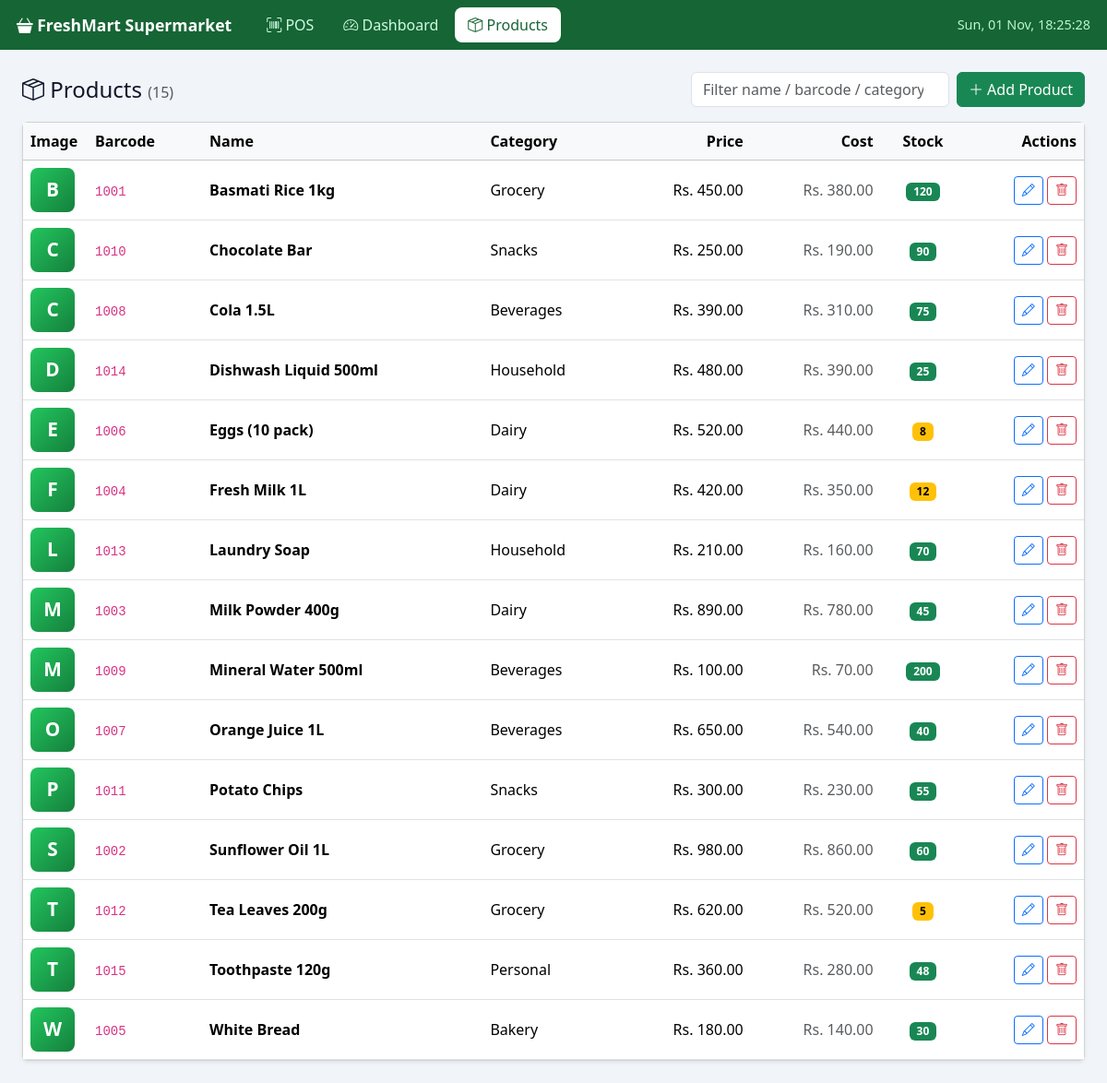
/products.php, run on the app's committed database.
### tables this page shows
CREATE TABLE products (
  id INT UNSIGNED AUTO_INCREMENT PRIMARY KEY,
  barcode VARCHAR(50) NOT NULL UNIQUE,
  name VARCHAR(150) NOT NULL,
  category VARCHAR(80) NOT NULL DEFAULT 'General',
  price DECIMAL(10,2) NOT NULL DEFAULT 0.00,
  cost DECIMAL(10,2) NOT NULL DEFAULT 0.00,
  qty INT NOT NULL DEFAULT 0,                
  low_stock_level INT NOT NULL DEFAULT 10,
  image VARCHAR(255) DEFAULT NULL,
  created_at TIMESTAMP DEFAULT CURRENT_TIMESTAMP,
  INDEX idx_name (name),
  INDEX idx_category (category)
);

### config.php (called while the page is built, shortened)
<?php
spl_autoload_register(function (string $class): void {
    $file = dirname(__DIR__) . '/classes/' . $class . '.php';
});
require_once __DIR__ . '/database.php';
function e($v): string
{
    return htmlspecialchars((string)$v, ENT_QUOTES, 'UTF-8');
}
function money($v): string
{
    return CURRENCY . ' ' . number_format((float)$v, 2);
}

### database.php (called while the page is built)
<?php
class Database
{
    private static ?PDO $pdo = null;
    public static function connect(): PDO
    {
        if (self::$pdo === null) {
            $dsn = 'mysql:host=' . DB_HOST . ';dbname=' . DB_NAME . ';charset=utf8mb4';
            self::$pdo = new PDO($dsn, DB_USER, DB_PASS, [
                PDO::ATTR_ERRMODE            => PDO::ERRMODE_EXCEPTION,
                PDO::ATTR_DEFAULT_FETCH_MODE => PDO::FETCH_ASSOC,
                PDO::ATTR_EMULATE_PREPARES   => false,
                PDO::MYSQL_ATTR_INIT_COMMAND => "SET NAMES utf8mb4, time_zone = '" . DB_TZ . "'",
            ]);
        }
        return self::$pdo;
    }
}

### Product.php (called while the page is built, shortened)
<?php
class Product
{
    private PDO $db;
    public function __construct()
    {
        $this->db = Database::connect();
    }
    public static function imageUrl(?string $file): ?string
    {
        return $file ? UPLOAD_URL . rawurlencode($file) : null;
    }
    public function all(): array
    {
        return $this->db->query('SELECT * FROM products ORDER BY name')->fetchAll();
    }
}

### products.php (the view, shortened to what this page needs)
<?php
require_once __DIR__ . '/config/config.php';
$model = new Product();
$products   = $model->all();
$active     = 'products';
include __DIR__ . '/includes/header.php';
?>
<main class="page container-fluid px-4 py-4">
    <div class="d-flex flex-wrap justify-content-between align-items-center gap-2 mb-3">
        <h4 class="mb-0"><i class="bi bi-box-seam"></i> Products <span class="text-muted fs-6">(<?= count($products) ?>)</span></h4>
        <div class="d-flex gap-2">
            <input type="search" id="tableSearch" class="form-control" placeholder="Filter name / barcode / category" style="width:280px">
            <button class="btn btn-success" id="btnAdd"><i class="bi bi-plus-lg"></i> Add Product</button>
        </div>
    </div>
    <div class="card shadow-sm">
        <div class="table-responsive">
            <table class="table table-hover align-middle mb-0" id="productTable">
                <thead class="table-light">
                <tr><th style="width:70px">Image</th><th>Barcode</th><th>Name</th><th>Category</th>
                    <th class="text-end">Price</th><th class="text-end">Cost</th><th class="text-center">Stock</th><th class="text-end">Actions</th></tr>
                </thead>
                <tbody>
                <?php foreach ($products as $p):
                    $img = Product::imageUrl($p['image']);
                    $cls = $p['qty'] <= 0 ? 'danger' : ($p['qty'] <= $p['low_stock_level'] ? 'warning' : 'success');
                    $data = [
                        'id' => (int)$p['id'], 'barcode' => $p['barcode'], 'name' => $p['name'], 'category' => $p['category'],
                        'price' => $p['price'], 'cost' => $p['cost'], 'qty' => (int)$p['qty'],
                        'low_stock_level' => (int)$p['low_stock_level'], 'image' => $img,
                    ];
                ?>
                    <tr data-s="<?= e(strtolower($p['barcode'] . ' ' . $p['name'] . ' ' . $p['category'])) ?>">
                        <td>
                            <?php if ($img): ?><img src="<?= e($img) ?>" class="thumb" alt="">
                            <?php else: ?><div class="thumb ph"><?= e(strtoupper(substr($p['name'], 0, 1))) ?></div><?php endif; ?>
                        </td>
                        <td><code><?= e($p['barcode']) ?></code></td>
                        <td class="fw-semibold"><?= e($p['name']) ?></td>
                        <td><?= e($p['category']) ?></td>
                        <td class="text-end"><?= money($p['price']) ?></td>
                        <td class="text-end text-muted"><?= money($p['cost']) ?></td>
                        <td class="text-center"><span class="badge text-bg-<?= $cls ?><?= $cls === 'danger' ? ' blink' : '' ?>"><?= (int)$p['qty'] ?></span></td>
                        <td class="text-end">
                            <button class="btn btn-sm btn-outline-primary btn-edit" data-p="<?= e(json_encode($data)) ?>"><i class="bi bi-pencil"></i></button>
                            <form method="post" class="d-inline" onsubmit="return confirm('Delete this product?');">
                                <button class="btn btn-sm btn-outline-danger"><i class="bi bi-trash"></i></button>
                            </form>
                        </td>
                    </tr>
                <?php endforeach; ?>
                </tbody>
            </table>
        </div>
    </div>
</main>
<?php $pageScripts = ob_get_clean();
include __DIR__ . '/includes/footer.php';

### header.php (shortened to what this page needs)
<?php
require_once __DIR__ . '/../config/config.php';
$active    = $active ?? '';
$bodyClass = $bodyClass ?? '';
?>
<!DOCTYPE html>
<html lang="en">
<head>
    <link href="https://cdn.jsdelivr.net/npm/bootstrap@5.3.3/dist/css/bootstrap.min.css" rel="stylesheet">
    <link href="https://cdn.jsdelivr.net/npm/bootstrap-icons@1.11.3/font/bootstrap-icons.min.css" rel="stylesheet">
    <link href="<?= BASE_URL ?>/assets/css/style.css" rel="stylesheet">
</head>
<body class="<?= e($bodyClass) ?>">
<nav class="topbar">
    <a class="brand" href="<?= BASE_URL ?>/index.php"><i class="bi bi-basket3-fill"></i> <?= e(STORE_NAME) ?></a>
    <div class="nav-links">
        <a href="<?= BASE_URL ?>/index.php"     class="<?= $active === 'pos' ? 'active' : '' ?>"><i class="bi bi-upc-scan"></i> POS</a>
        <a href="<?= BASE_URL ?>/dashboard.php" class="<?= $active === 'dashboard' ? 'active' : '' ?>"><i class="bi bi-speedometer2"></i> Dashboard</a>
        <a href="<?= BASE_URL ?>/products.php"  class="<?= $active === 'products' ? 'active' : '' ?>"><i class="bi bi-box-seam"></i> Products</a>
    </div>
    <div class="clock" id="clock"></div>
</nav>

### footer.php (shortened to what this page needs)
<div class="toast-container position-fixed top-0 end-0 p-3" id="toasts" style="z-index:2000"></div>
</body>
</html>

### style.css (style rules this page uses)
:root { --green: #16a34a; --green-dark: #166534; --ink: #0f172a; --panel: #111827; --bg: #f1f5f9; --line: #e2e8f0; --topbar-h: 54px; }
* { -webkit-tap-highlight-color: transparent; }
body { background: var(--bg); font-family: "Segoe UI", system-ui, sans-serif; color: var(--ink); }
.topbar { height: var(--topbar-h); background: var(--green-dark); color: #fff; display: flex; align-items: center; gap: 24px; padding: 0 18px; position: sticky; top: 0; z-index: 50; }
.topbar .brand { color: #fff; font-weight: 700; font-size: 1.1rem; text-decoration: none; white-space: nowrap; }
.nav-links { display: flex; gap: 4px; flex: 1; }
.nav-links a { color: #d1fae5; text-decoration: none; padding: 7px 14px; border-radius: 8px; font-weight: 500; }
.nav-links a.active { background: #fff; color: var(--green-dark); }
.clock { font-variant-numeric: tabular-nums; font-size: .9rem; color: #bbf7d0; white-space: nowrap; }
.ph { width: 100%; height: 100%; display: flex; align-items: center; justify-content: center; font-size: 2.4rem; font-weight: 700; color: #fff; background: linear-gradient(135deg, #22c55e, #15803d); }
.thumb { width: 48px; height: 48px; border-radius: 8px; object-fit: cover; display: flex; }
.thumb.ph { font-size: 1.3rem; }

### data on the page
products: name "B", barcode "1001", name "Basmati Rice 1kg", category "Grocery", price "Rs. 450.00", cost "Rs. 380.00", qty "120"
products: name "C", barcode "1010", name "Chocolate Bar", category "Snacks", price "Rs. 250.00", cost "Rs. 190.00", qty "90"
products: name "C", barcode "1008", name "Cola 1.5L", category "Beverages", price "Rs. 390.00", cost "Rs. 310.00", qty "75"
products: name "D", barcode "1014", name "Dishwash Liquid 500ml", category "Household", price "Rs. 480.00", cost "Rs. 390.00", qty "25"
products: name "E", barcode "1006", name "Eggs (10 pack)", category "Dairy", price "Rs. 520.00", cost "Rs. 440.00", qty "8"
products: name "F", barcode "1004", name "Fresh Milk 1L", category "Dairy", price "Rs. 420.00", cost "Rs. 350.00", qty "12"
products: name "L", barcode "1013", name "Laundry Soap", category "Household", price "Rs. 210.00", cost "Rs. 160.00", qty "70"
products: name "M", barcode "1003", name "Milk Powder 400g", category "Dairy", price "Rs. 890.00", cost "Rs. 780.00", qty "45"
products: name "M", barcode "1009", name "Mineral Water 500ml", category "Beverages", price "Rs. 100.00", cost "Rs. 70.00", qty "200"
products: name "O", barcode "1007", name "Orange Juice 1L", category "Beverages", price "Rs. 650.00", cost "Rs. 540.00", qty "40"
products: name "P", barcode "1011", name "Potato Chips", category "Snacks", price "Rs. 300.00", cost "Rs. 230.00", qty "55"
products: name "S", barcode "1002", name "Sunflower Oil 1L", category "Grocery", price "Rs. 980.00", cost "Rs. 860.00", qty "60"
products: name "T", barcode "1012", name "Tea Leaves 200g", category "Grocery", price "Rs. 620.00", cost "Rs. 520.00", qty "5"
products: name "T", barcode "1015", name "Toothpaste 120g", category "Personal", price "Rs. 360.00", cost "Rs. 280.00", qty "48"
products: name "W", barcode "1005", name "White Bread", category "Bakery", price "Rs. 180.00", cost "Rs. 140.00", qty "30"

### other printed values
STORE_NAME "FreshMart Supermarket"
count($products) "15"
